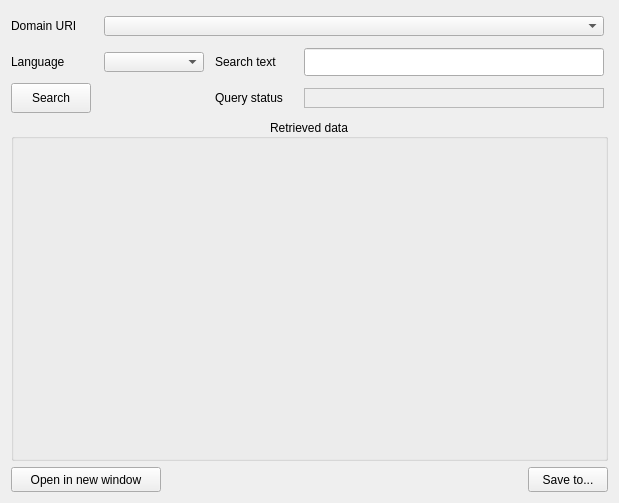
      <widget class="QWidget" name="GetListMaterialDomain_tab">
       <attribute name="title">
        <string>Get list of Materials from Domain</string>
       </attribute>
       <attribute name="toolTip">
        <string>&lt;html&gt;&lt;head/&gt;&lt;body&gt;&lt;p&gt;Search a free text from all the Materials of a Domain, specified on the URI. User can choose the Language of the output. It performs the method &amp;quot;&lt;span style=&quot; font-weight:700;&quot;&gt;/api/Material/SearchOpen/preview&lt;/span&gt;&amp;quot;.&lt;/p&gt;&lt;/body&gt;&lt;/html&gt;</string>
       </attribute>
       <layout class="QHBoxLayout" name="horizontalLayout_14">
        <item>
         <layout class="QGridLayout" name="gridLayout_6">
          <item row="0" column="0">
           <widget class="QLabel" name="GetListMaterialDomain_DomainURI_label">
            <property name="minimumSize">
             <size>
              <width>85</width>
              <height>30</height>
             </size>
            </property>
            <property name="maximumSize">
             <size>
              <width>85</width>
              <height>30</height>
             </size>
            </property>
            <property name="text">
             <string>Domain URI</string>
            </property>
           </widget>
          </item>
          <item row="0" column="1" colspan="3">
           <widget class="QComboBox" name="GetListMaterialDomain_DomainURI_comboBox">
            <property name="minimumSize">
             <size>
              <width>500</width>
              <height>20</height>
             </size>
            </property>
            <property name="maximumSize">
             <size>
              <width>450</width>
              <height>20</height>
             </size>
            </property>
           </widget>
          </item>
          <item row="1" column="0">
           <widget class="QLabel" name="GetListMaterialDomain_DataStructure_label_2">
            <property name="minimumSize">
             <size>
              <width>80</width>
              <height>30</height>
             </size>
            </property>
            <property name="maximumSize">
             <size>
              <width>80</width>
              <height>30</height>
             </size>
            </property>
            <property name="text">
             <string>Language</string>
            </property>
            <property name="wordWrap">
             <bool>true</bool>
            </property>
           </widget>
          </item>
          <item row="1" column="1">
           <widget class="QComboBox" name="GetListMaterialDomain_DataStructure_comboBox">
            <property name="minimumSize">
             <size>
              <width>100</width>
              <height>20</height>
             </size>
            </property>
            <property name="maximumSize">
             <size>
              <width>100</width>
              <height>20</height>
             </size>
            </property>
            <property name="maxVisibleItems">
             <number>2</number>
            </property>
            <property name="maxCount">
             <number>2</number>
            </property>
           </widget>
          </item>
          <item row="1" column="2">
           <widget class="QLabel" name="GetListMaterialDomain_DataStructure_label">
            <property name="minimumSize">
             <size>
              <width>80</width>
              <height>30</height>
             </size>
            </property>
            <property name="maximumSize">
             <size>
              <width>80</width>
              <height>30</height>
             </size>
            </property>
            <property name="text">
             <string>Search text</string>
            </property>
            <property name="wordWrap">
             <bool>true</bool>
            </property>
           </widget>
          </item>
          <item row="1" column="3">
           <widget class="QLineEdit" name="GetListMaterialDomain_SearchTextString_lineEdit">
            <property name="minimumSize">
             <size>
              <width>200</width>
              <height>20</height>
             </size>
            </property>
            <property name="maximumSize">
             <size>
              <width>300</width>
              <height>28</height>
             </size>
            </property>
           </widget>
          </item>
          <item row="2" column="0">
           <widget class="QPushButton" name="GetListMaterialDomain_Search_pushButton">
            <property name="minimumSize">
             <size>
              <width>80</width>
              <height>30</height>
             </size>
            </property>
            <property name="maximumSize">
             <size>
              <width>80</width>
              <height>30</height>
             </size>
            </property>
            <property name="text">
             <string>Search</string>
            </property>
           </widget>
          </item>
          <item row="2" column="2">
           <widget class="QLabel" name="GetListMaterialDomain_QuerryStatus_label">
            <property name="enabled">
             <bool>true</bool>
            </property>
            <property name="minimumSize">
             <size>
              <width>80</width>
              <height>30</height>
             </size>
            </property>
            <property name="maximumSize">
             <size>
              <width>80</width>
              <height>30</height>
             </size>
            </property>
            <property name="text">
             <string>Query status</string>
            </property>
           </widget>
          </item>
          <item row="2" column="3">
           <widget class="QLabel" name="GetListMaterialDomain_QuerryStatusResult_label">
            <property name="minimumSize">
             <size>
              <width>300</width>
              <height>20</height>
             </size>
            </property>
            <property name="maximumSize">
             <size>
              <width>150</width>
              <height>20</height>
             </size>
            </property>
            <property name="autoFillBackground">
             <bool>false</bool>
            </property>
            <property name="styleSheet">
             <string notr="true"/>
            </property>
            <property name="frameShape">
             <enum>QFrame::StyledPanel</enum>
            </property>
            <property name="frameShadow">
             <enum>QFrame::Sunken</enum>
            </property>
            <property name="text">
             <string/>
            </property>
           </widget>
          </item>
          <item row="3" column="0" colspan="4">
           <widget class="QGroupBox" name="GetListMaterialDomain_JSONViewerHolder_groupBox">
            <property name="minimumSize">
             <size>
              <width>597</width>
              <height>301</height>
             </size>
            </property>
            <property name="font">
             <font>
              <pointsize>9</pointsize>
              <bold>false</bold>
              <underline>false</underline>
             </font>
            </property>
            <property name="title">
             <string>Retrieved data</string>
            </property>
            <property name="alignment">
             <set>Qt::AlignCenter</set>
            </property>
            <layout class="QHBoxLayout" name="horizontalLayout_6">
             <item>
              <widget class="QWidget" name="GetListMaterialDomain_JSONViewerHolder_widget" native="true">
               <property name="minimumSize">
                <size>
                 <width>597</width>
                 <height>301</height>
                </size>
               </property>
              </widget>
             </item>
            </layout>
           </widget>
          </item>
          <item row="4" column="0" colspan="2">
           <widget class="QPushButton" name="GetListMaterialDomain_OpenInNewWindow_pushButton">
            <property name="minimumSize">
             <size>
              <width>150</width>
              <height>25</height>
             </size>
            </property>
            <property name="maximumSize">
             <size>
              <width>150</width>
              <height>25</height>
             </size>
            </property>
            <property name="toolTip">
             <string>&lt;html&gt;&lt;head/&gt;&lt;body&gt;&lt;p&gt;Open data in new window for better visualization&lt;/p&gt;&lt;/body&gt;&lt;/html&gt;</string>
            </property>
            <property name="text">
             <string>Open in new window</string>
            </property>
           </widget>
          </item>
          <item row="4" column="3" alignment="Qt::AlignRight">
           <widget class="QPushButton" name="GetListMaterialDomain_SaveTo_pushButton">
            <property name="minimumSize">
             <size>
              <width>80</width>
              <height>25</height>
             </size>
            </property>
            <property name="maximumSize">
             <size>
              <width>80</width>
              <height>25</height>
             </size>
            </property>
            <property name="text">
             <string>Save to...</string>
            </property>
           </widget>
          </item>
         </layout>
        </item>
       </layout>
      </widget>
